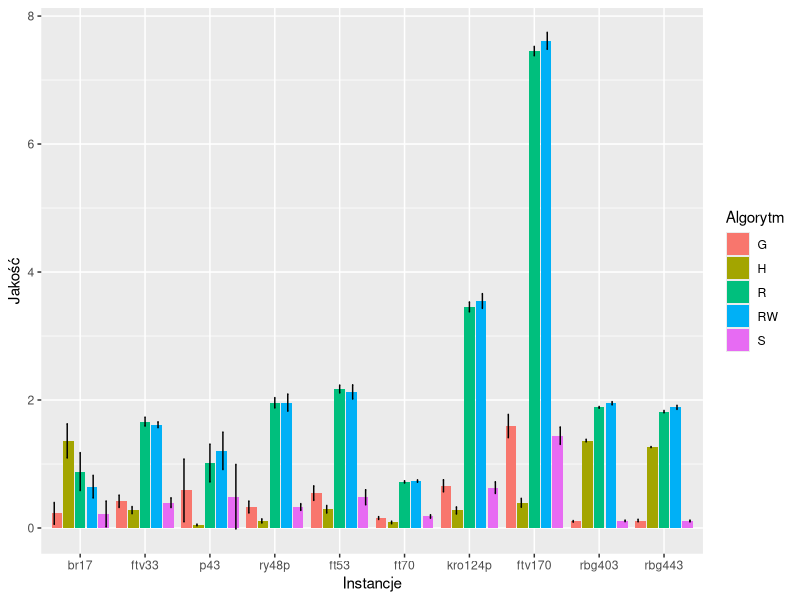
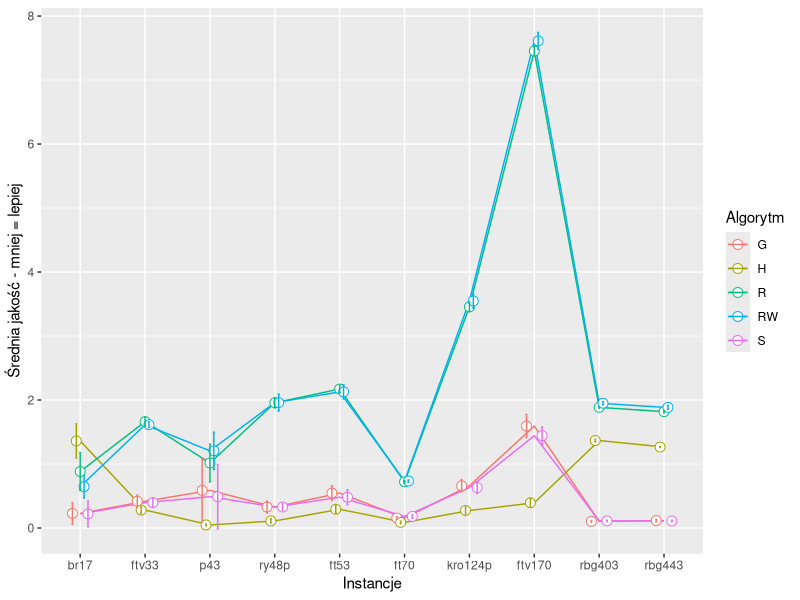
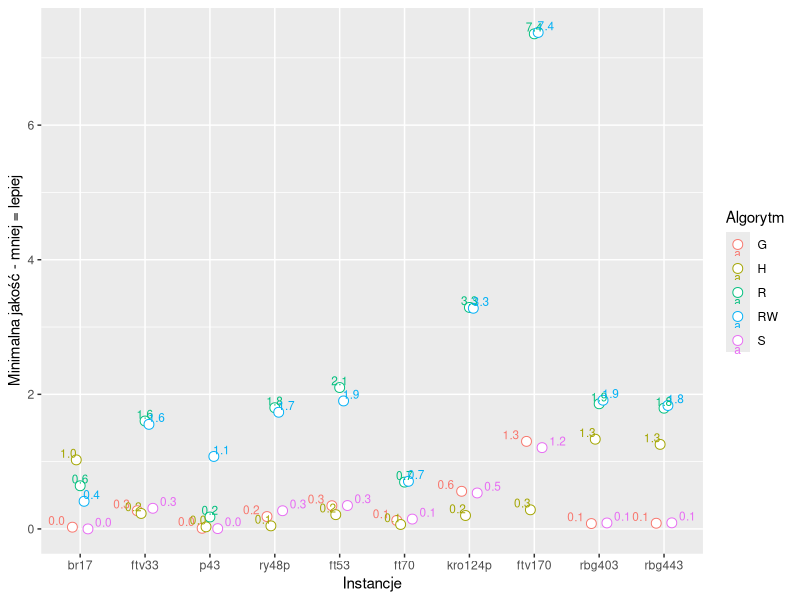
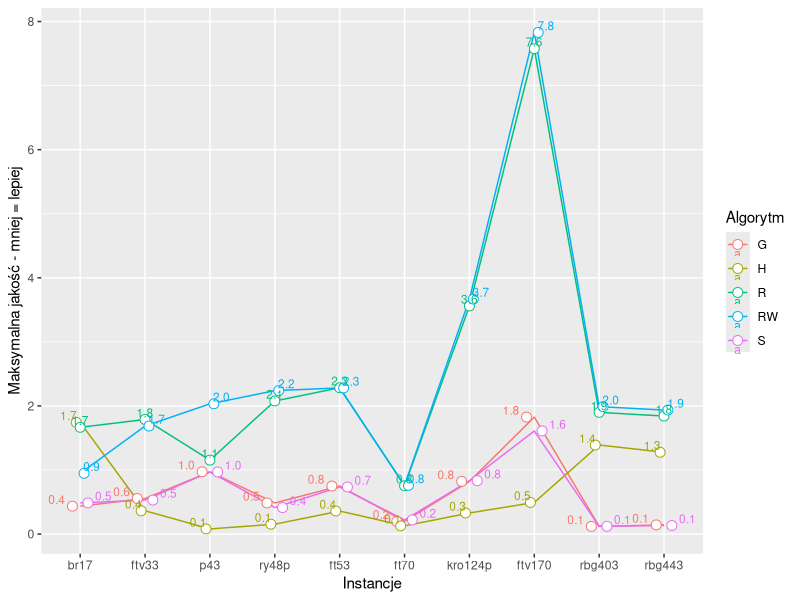
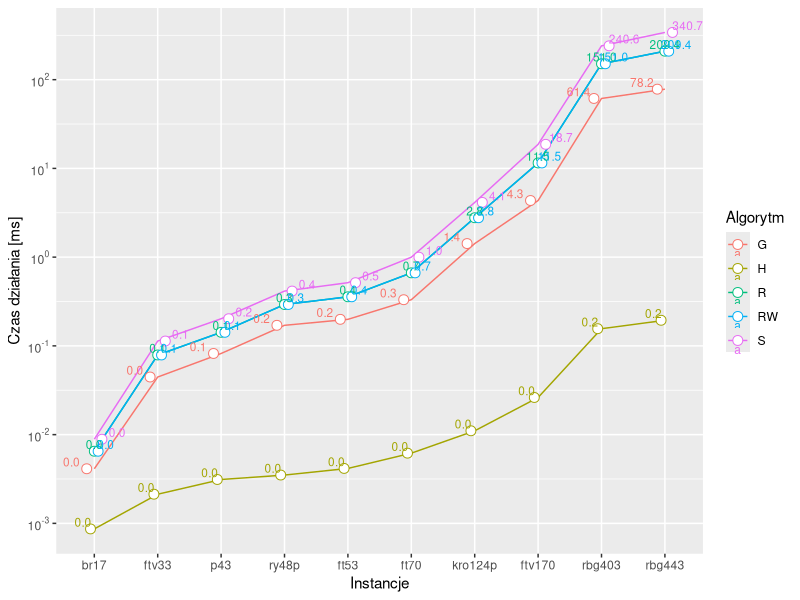
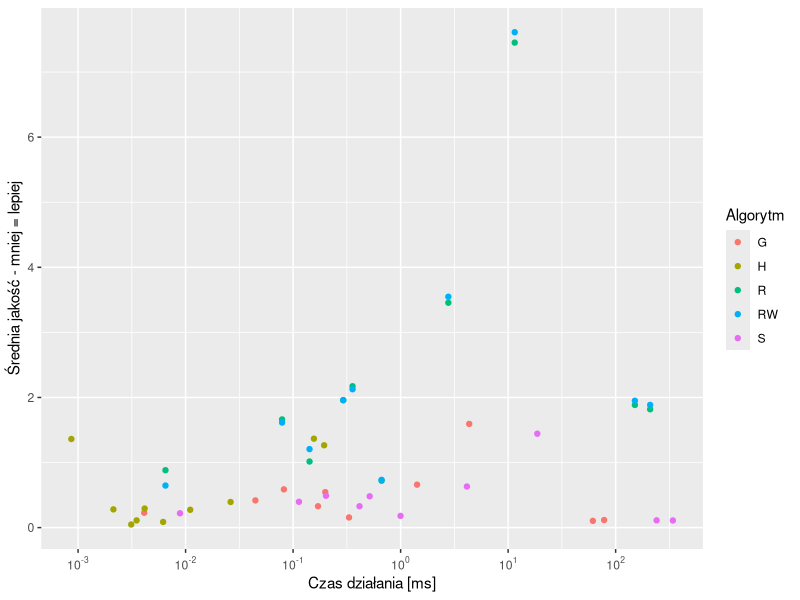
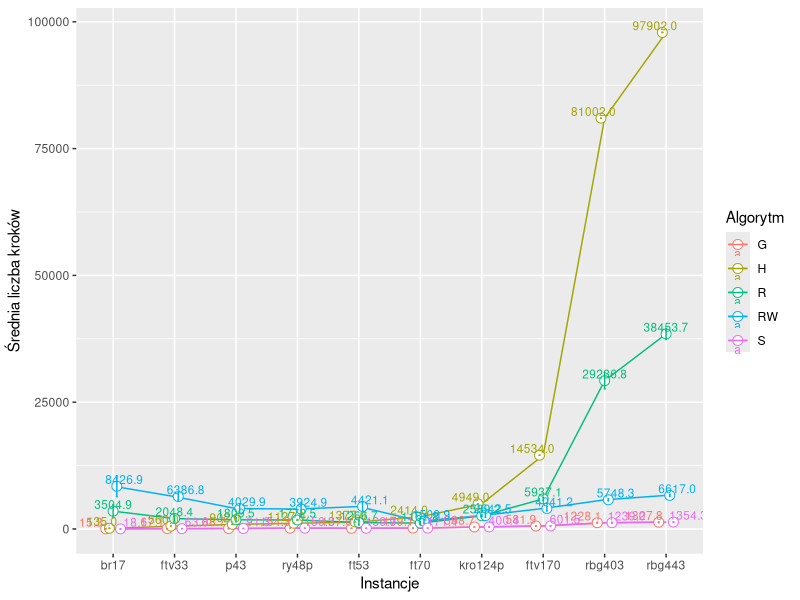
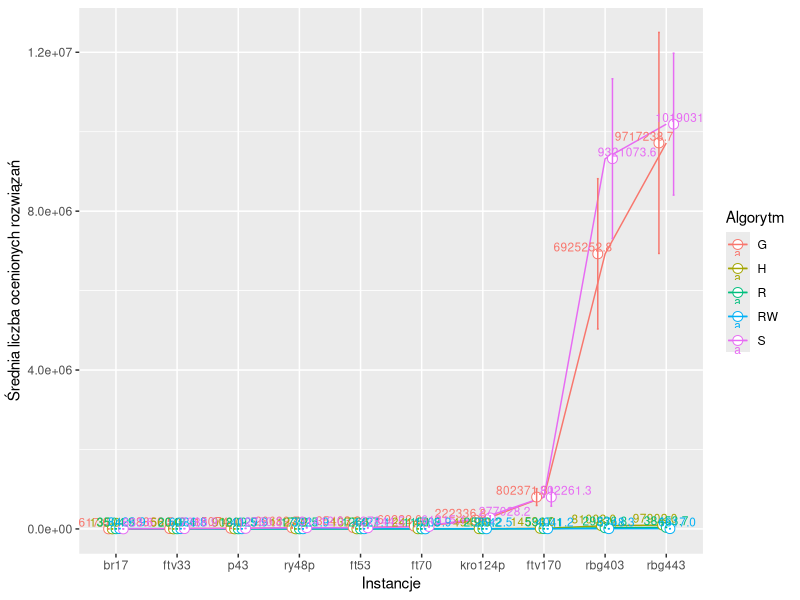

The R script that drew these images, in order:
## ---- chunk 1
knitr::opts_chunk$set(echo = TRUE)
## ---- chunk 2
# install.packages("Cairo")
library(dplyr)
library(ggplot2)
library(Cairo)
print(getwd())
## ---- chunk 3
results <- read.table("./../results/results.csv", head=TRUE, sep=",")
#perm <- select(results, "resultPermutation")[1,1]
#as.numeric(unlist(strsplit(perm, "\\|")))
algs_symbols <- list(Greedy="G", Steepest="S", SimpleHeur="H", Random="R", RandomWalk="RW")
results <- mutate(results, algName=algs_symbols[algName])
algs_unique_names <- unique(results[["algName"]])
results <- as.data.frame(lapply(results, unlist))
knitr::kable(head(results, 21))
## ---- chunk 4
gp <- group_by(results, algName, setName)
gp <- summarize(gp, diff=mean((finalResult-optimalResult)/optimalResult), std=sd((finalResult-optimalResult)/optimalResult), nOfCities=mean(nOfCities))
knitr::kable(gp)

plot <- ggplot(gp, aes(x=reorder(setName, nOfCities), y=diff, std=std, group=algName, fill=factor(algName))) +
  geom_bar(stat="identity", position="dodge2") +
  #geom_point() +
  #geom_line() +
  geom_errorbar(aes(ymin=diff-std, ymax=diff+std), position = position_dodge(1), width=0.1) +
  #geom_text(aes(label=sprintf("%0.1f", round(diff, digits=2))), position=position_dodge(width=0.9), vjust=-0.25) +
  labs(x="Instancje", y="Jakość", fill="Algorytm")
  
  filename <- paste("../results/zad2_point1_all", ".pdf", sep="")
  print(plot)
  ggsave(filename, plot=plot, device=cairo_pdf)
## ---- chunk 5
gp <- group_by(results, algName, setName)
gp <- summarize(gp, diff=mean((finalResult-optimalResult)/optimalResult), std=sd((finalResult-optimalResult)/optimalResult), nOfCities=mean(nOfCities))
knitr::kable(head(gp))

pd <- position_dodge(0.3)
plot <- ggplot(gp, aes(x=reorder(setName, nOfCities), y=diff, std=std, group=algName, colour=algName)) +
  geom_line() +
  geom_point(size=3, shape=21, fill="white", position=pd) +
  geom_errorbar(aes(ymin=diff-std, ymax=diff+std, width=0.15), position=pd) +
  # geom_text(aes(label=sprintf("%0.2f", round(diff, digits=2))), position=position_dodge(width=0.9), vjust=-0.25, size=3) +
  labs(x="Instancje", y="Średnia jakość - mniej = lepiej") +
  scale_color_discrete(name="Algorytm")
  
  print(plot)
  filename <- paste("../results/zad2_point1_mean_all", ".pdf", sep="")
  ggsave(filename, plot=plot, device=cairo_pdf)
## ---- chunk 6
gp <- group_by(results, algName, setName)
gp <- summarize(gp, diff=min((finalResult-optimalResult)/optimalResult), std=sd((finalResult-optimalResult)/optimalResult), nOfCities=mean(nOfCities))

pd <- position_dodge(0.3)
plot <- ggplot(gp, aes(x=reorder(setName, nOfCities), y=diff, std=std, group=algName, colour=algName)) +
  # geom_line() +
  geom_point(size=3, shape=21, fill="white", position=pd) +
  # geom_errorbar(aes(ymin=diff-std, ymax=diff+std, width=0.15), position=pd) +
  geom_text(aes(label=sprintf("%0.1f", round(diff, digits=2))), position=position_dodge(width=0.9), vjust=-0.25, size=3) +
  labs(x="Instancje", y="Minimalna jakość - mniej = lepiej") +
  scale_color_discrete(name="Algorytm")

  print(plot)
  filename <- paste("../results/zad2_point1_min_all", ".pdf", sep="")
  ggsave(filename, plot=plot, device=cairo_pdf)
## ---- chunk 7
gp <- group_by(results, algName, setName)
gp <- summarize(gp, diff=max((finalResult-optimalResult)/optimalResult), std=sd((finalResult-optimalResult)/optimalResult), nOfCities=mean(nOfCities))

pd <- position_dodge(0.3)
plot <- ggplot(gp, aes(x=reorder(setName, nOfCities), y=diff, std=std, group=algName, colour=algName)) +
  geom_line() +
  geom_point(size=3, shape=21, fill="white", position=pd) +
  # geom_errorbar(aes(ymin=diff-std, ymax=diff+std, width=0.15), position=pd) +
  geom_text(aes(label=sprintf("%0.1f", round(diff, digits=2))), position=position_dodge(width=0.9), vjust=-0.25, size=3) +
  labs(x="Instancje", y="Maksymalna jakość - mniej = lepiej") +
  scale_color_discrete(name="Algorytm")

  print(plot)
  filename <- paste("../results/zad2_point1_max_all", ".pdf", sep="")
  ggsave(filename, plot=plot, device=cairo_pdf)
## ---- chunk 8
require(scales)
gp <- group_by(results, algName, setName)
gp <- summarize(gp, timeOfRunningInMs=mean(timeOfRunningInMs), std=sd(timeOfRunningInMs), nOfCities=mean(nOfCities))

pd <- position_dodge(0.3)
plot <- ggplot(gp, aes(x=reorder(setName, nOfCities), y=timeOfRunningInMs, group=algName, colour=algName)) +
  geom_line() +
  geom_point(size=3, shape=21, fill="white", pd=position_dodge(0.1), position=pd) +
  geom_text(aes(label=sprintf("%0.1f", round(timeOfRunningInMs, digits=2))), position=position_dodge(width=0.9), vjust=-0.25, size=3) +
  labs(x="Instancje", y="Czas działania [ms]") +
  scale_y_log10(breaks = trans_breaks("log10", function(x) 10^x), labels = trans_format("log10", math_format(10^.x))) +
  scale_color_discrete(name="Algorytm")

  print(plot)
  filename <- paste("../results/zad2_point2_all", ".pdf", sep="")
  ggsave(filename, plot=plot, device=cairo_pdf)
## ---- chunk 9
require(scales)
gp <- group_by(results, algName, setName)
gp <- summarize(gp, timeOfRunningInMs=mean(timeOfRunningInMs),diff=mean((finalResult-optimalResult)/optimalResult), nOfCities=mean(nOfCities))
# gp <- select(results, algName, setName, initialResult, finalResult)

plot <- ggplot(gp, aes(x=timeOfRunningInMs, y=diff, colour=algName)) +
  #geom_line() +
  geom_point() +
  labs(x="Czas działania [ms]", y="Średnia jakość - mniej = lepiej", colour="Algorytm") +
  scale_x_log10(breaks = trans_breaks("log10", function(x) 10^x), labels = trans_format("log10", math_format(10^.x)))
  # scale_x_log10()


print(plot)
filename <- paste("../results/zad2_point3_all", ".pdf", sep="")
ggsave(filename, plot=plot, device=cairo_pdf)
## ---- chunk 10
gp <- group_by(results, algName, setName)
gp <- summarize(gp, meanNumberOfSteps=mean(numberOfSteps), std=sd(numberOfSteps), nOfCities=mean(nOfCities))

pd <- position_dodge(0.3)
plot <- ggplot(gp, aes(x=reorder(setName, nOfCities), y=meanNumberOfSteps, group=algName, colour=algName)) +
  geom_line() +
  geom_point(size=3, shape=21, fill="white", position=pd) +
  geom_errorbar(aes(ymin=meanNumberOfSteps-std, ymax=meanNumberOfSteps+std, width=0.15), position=pd) +
  geom_text(aes(label=sprintf("%0.1f", round(meanNumberOfSteps, digits=2))), position=position_dodge(width=0.9), vjust=-0.25, size=3) +
  labs(x="Instancje", y="Średnia liczba kroków") +
  scale_color_discrete(name="Algorytm")
  
  print(plot)
  filename <- paste("../results/zad2_point4_all", ".pdf", sep="")
  ggsave(filename, plot=plot, device=cairo_pdf)
## ---- chunk 11
gp <- group_by(results, algName, setName)
gp <- summarize(gp, meanNumberOfCheckedResults=mean(numberOfCheckedResults), std=sd(numberOfCheckedResults), nOfCities=mean(nOfCities))

pd <- position_dodge(0.3)
plot <- ggplot(gp, aes(x=reorder(setName, nOfCities), y=meanNumberOfCheckedResults, group=algName, colour=algName)) +
  geom_line() +
  geom_point(size=3, shape=21, fill="white", position=pd) +
  geom_errorbar(aes(ymin=meanNumberOfCheckedResults-std, ymax=meanNumberOfCheckedResults+std, width=0.15), position=pd) +
  geom_text(aes(label=sprintf("%0.1f", round(meanNumberOfCheckedResults, digits=2))), position=position_dodge(width=0.9), vjust=-0.25, size=3) +
  labs(x="Instancje", y="Średnia liczba ocenionych rozwiązań") +
  scale_color_discrete(name="Algorytm")

  print(plot)
  
  filename <- paste("../results/zad2_point5_all", ".pdf", sep="")
  ggsave(filename, plot=plot, device=cairo_pdf)
## ---- chunk 12
gp <- select(results, algName, setName, initialResult, finalResult)

plot <- ggplot(gp, aes(x=initialResult, y=finalResult, group=algName, colour=algName)) +
  facet_wrap(~setName, scales="free") +
  geom_point()

  filename <- paste("../results/zad3_all", ".pdf", sep="")
  print(plot)
  ggsave(filename, plot=plot, device=cairo_pdf)
## ---- chunk 13
gp <- select(results, algName, iterationNumber, setName, finalResult)
gp <- filter(gp, algName=="G", setName=="br17")
# knitr::kable(gp)
numberOfIterations = max(gp[["iterationNumber"]])

minResult = rep(0, numberOfIterations+1)
meanResult = rep(0, numberOfIterations+1)
print(gp[1, ][["algName"]])
for(row in 1:nrow(gp))
{
  minResult[row] = min(gp[1:row, ][["finalResult"]])
  meanResult[row] = mean(gp[1:row, ][["finalResult"]])
}

gp$minResult = minResult
gp$meanResult = meanResult


 plot <- ggplot(gp, aes(x=iterationNumber)) +
   geom_point(aes(y=meanResult, colour="Średnia jakość")) +
   geom_point(aes(y=minResult, colour="Maksymalna jakość")) +
   labs(x="Numer przebiegu", y="Jakość - mniej = lepiej",  colour="")
 
 print(plot)
 filename <- paste("../results/zad4_all", ".pdf", sep="")
 ggsave(filename, plot=plot, device=cairo_pdf)
